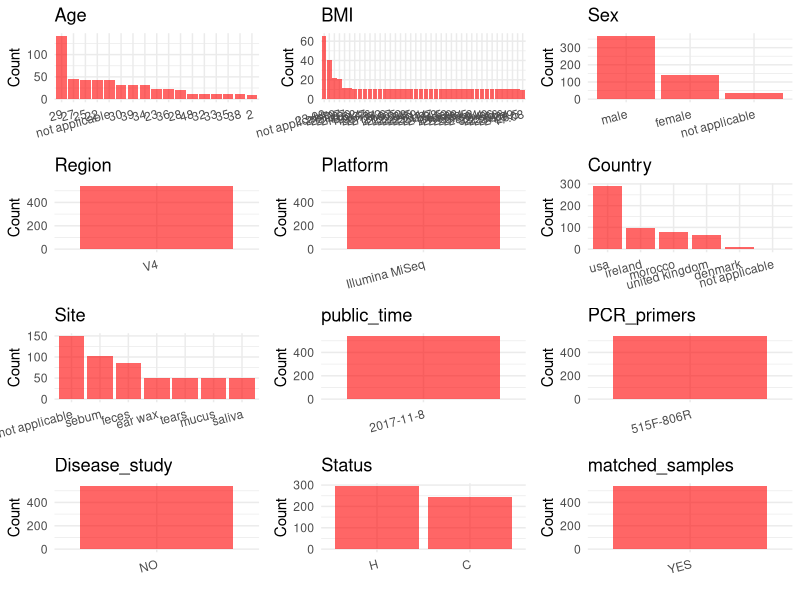

R code for this plot: (Note: this script raises an error after producing the figure.)
## ---- chunk 1
# Load necessary libraries
library(dplyr)
library(ggplot2)
library(cowplot)

# Set working directory (update this path to your local directory)
setwd("D:/metadata/qiita_11404")

# Read the initial metadata files
initial_meta<-read.csv("SraRunTable.tsv", header = TRUE ,sep = "\t", stringsAsFactors = FALSE)

# Combine the two metadata files
#meta <- rbind(initial_meta, initial_meta1)

#Remove entries non-oral samples
#initial_meta <- subset(initial_meta, scientific_name == "human oral metagenome")

# Check the number of samples containing "HT" in Sample.Name (e.g., healthy controls)
#nrow(subset(meta, grepl("HT", Sample.Name)))

# Display the first few rows of the metadata
head(initial_meta)
## ---- chunk 2
# Create a uniform metadata dataframe
metadata <- data.frame(
  BioProject = "qiita_11404",
  Run = NA,
  sample_name = initial_meta$sample_name,
  Age = initial_meta$age_years,
  BMI = initial_meta$bmi,
  Sex=initial_meta$sex,
  Region = "V4",
  Platform = "Illumina MiSeq",
  Country = initial_meta$country,
  Site = initial_meta$env_material,
  public_time = "2017-11-8",
  stringsAsFactors = FALSE
)
## ---- chunk 3
# Add information obtained from the publication
metadata$PCR_primers <- "515F-806R"
metadata$title <- "A multi-cultural characterization of human-environmental interaction through metabolomic and microbiome profiling"
metadata$Disease_study <- "NO"
# Assign disease status based on sample_name patterns
#metadata$Status<-"H"
metadata$Site <- ifelse(is.na(metadata$Site),
                        initial_meta$sample_type,
                        metadata$Site)
metadata <- metadata %>%
  mutate(Status = case_when(
    initial_meta$subset_healthy == "TRUE" ~ "H",
    initial_meta$subset_healthy == "FALSE" ~ "C"
  ))

fields <- c("Age", "BMI", "Sex")

stopifnot(all(fields %in% colnames(metadata)))


has_duplicate <- metadata %>% 
  select(all_of(fields)) %>% 
  na.omit() %>%                
  duplicated() %>%             
  any()                        

metadata <- metadata %>% 
  mutate(matched_samples = if (has_duplicate) "YES" else "NO")

output_df <- metadata %>% 
  filter(matched_samples == "YES" | 
        (matched_samples == "NO" & Site == "saliva"))

cat("Total rows in output_df :", nrow(output_df), "\n")
cat("YES rows                :", sum(output_df$matched_samples == "YES"), "\n")
cat("NO          :", sum(output_df$matched_samples == "NO"), "\n")
## ---- chunk 4
# Check the number of unique runs and sample names
print(paste("Number of unique runs:", length(unique(metadata$Run))))
print(paste("Number of unique sample names:", length(unique(metadata$sample_name))))
## ---- chunk 5
# Select columns for visualization
plot_data <- metadata %>%
  select(-BioProject, -Run, -sample_name, -title)

# Function to create simple plots for each column
create_simple_plots <- function(data) {
  plots <- list()
  
  for (col in colnames(data)) {
    # Check if the column is all NA
    if (all(is.na(data[[col]]))) {
      # Create an empty plot with text indicating all NA
      p <- ggplot() +
        annotate("text", x = 0.5, y = 0.5, label = "this column is NA", size = 6) +
        labs(title = col) +
        theme_void()
    } else if (is.numeric(data[[col]])) {
      # Numeric variable: histogram
      p <- ggplot(data, aes(x = .data[[col]])) +
        geom_histogram(fill = "blue", alpha = 0.6, bins = 20, na.rm = TRUE) +
        labs(title = col) +
        theme_minimal()
    } else {
      # Categorical variable: bar plot (remove NA values)
      count_data <- as.data.frame(table(data[[col]], useNA = "ifany"))
      p <- ggplot(count_data, aes(x = reorder(Var1, -Freq), y = Freq)) +
        geom_col(fill = "red", alpha = 0.6) +
        labs(title = col, x = NULL, y = "Count") +
        theme_minimal() +
        theme(axis.text.x = element_text(angle = 15, hjust = 1))
    }
    plots[[col]] <- p
  }
  
  return(plots)
}

# Generate and arrange plots
plots <- create_simple_plots(plot_data)
p<-plot_grid(plots$Age, 
          plots$BMI, 
          plots$Sex, 
          plots$Region, 
          plots$Platform, 
          plots$Country, 
          plots$Site,
          plots$public_time, 
          plots$PCR_primers,
          plots$Disease_study,
          plots$Status,
          plots$matched_samples,# add 
          ncol = 3, align = "hv", axis = "lb")
ggsave("Metadata_Summary.png", plot = p, width = 8, height = 6, dpi = 150)
## ---- chunk 6
knitr::include_graphics("metadata_summary.png")
## ---- chunk 7
# Reorder columns to match the desired format
metadata <- metadata[, c(
  "BioProject", "Run", "sample_name", "Age", "BMI", "Sex", 
  "Region", "Platform", "Country", "Site", "public_time", 
  "PCR_primers", "title", "Disease_study", "Status","matched_samples"
)]

# Export the uniform metadata to a CSV file
write.csv(metadata, file = "metadata.csv", quote = TRUE)
head(metadata)
